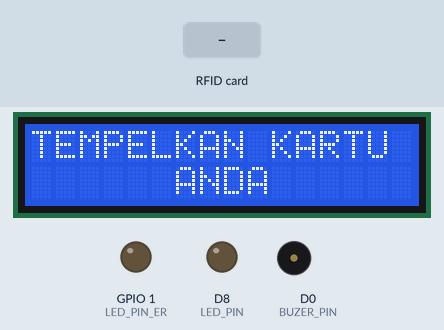
Recording of a sketch running on a simulated ESP8266 (NodeMCU). Shown: 16×2 character LCD, output pins drawn as LEDs (lit = HIGH), buzzer (waves = sounding, pin HIGH). The inputs (shaded band) are chosen by the test bench. WiFi joins after 1.5 s; servers stay silent unless stated; uploads are accepted with an empty reply; what the sketch prints to the serial monitor is not drawn.

Above: at 2.9 s.
3.0 s: RFID card 5E 7A 19 C4 held to the reader
At 3.2 s:
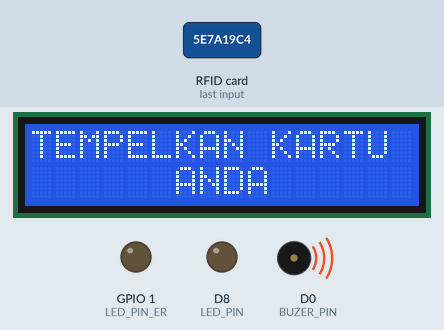
At 5.1 s:
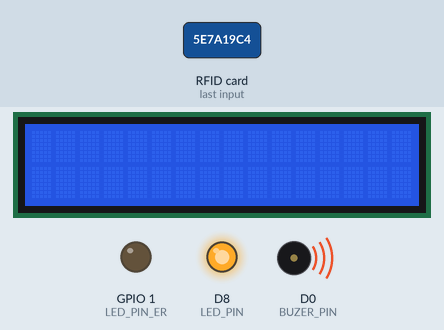
Timing chart, 0 to 7.2 s (numbered marks = the images above; inputs shaded):
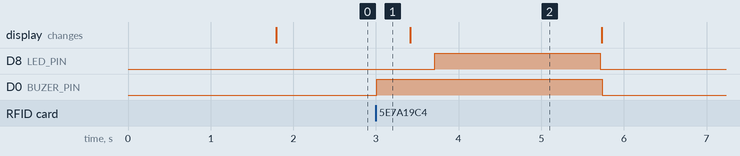

Measured:
- after the input at 3.0 s, D8 (LED_PIN): LOW → HIGH after 0.71 s, → LOW 2.0 s later; D0 (BUZER_PIN): LOW → HIGH at once, → LOW 2.7 s later

The sketch:

AbsenRFID_lcd.ino
```cpp
#include <SPI.h>
#include <MFRC522.h>
#include <Wire.h>

#include <ESP8266HTTPClient.h>
#include <ESP8266WiFi.h>
#include <LiquidCrystal_I2C.h>

LiquidCrystal_I2C lcd(0x27, 16,2);

//Network SSID
const char* ssid = "napa?";
const char* password = "gatauahmales";

//pengenal host (server) = IP Address komputer server
const char* host = "192.168.43.254";

#define LED_PIN 15 //D8
#define LED_PIN_ER 1

//sediakan variabel untuk RFID
#define SDA_PIN 2  //D4
#define RST_PIN 0  //D3
#define BUZER_PIN D0

MFRC522 mfrc522(SDA_PIN, RST_PIN);

void setup() {
  Serial.begin(9600);
  Wire.begin(D2, D1);
  lcd.begin(16,2);
  lcd.init();
  lcd.backlight();

  //setting koneksi wifi
  WiFi.hostname("NodeMCU");
  WiFi.begin(ssid, password);

  //cek koneksi wifi
  while(WiFi.status() != WL_CONNECTED)
  {
    lcd.setCursor(0,0);
    lcd.print("===CONNECTING===");
    lcd.setCursor(0,1);
    lcd.print("====TO  WIFI====");
    //progress sedang mencari WiFi
    delay(500);
    Serial.print(".");
  }

  Serial.println("Wifi Connected");
  Serial.println("IP Address : ");
  Serial.println(WiFi.localIP());

  pinMode(LED_PIN, OUTPUT);
  pinMode(LED_PIN_ER, OUTPUT);
  pinMode(BUZER_PIN, OUTPUT);

  SPI.begin();
  mfrc522.PCD_Init();
  lcd.clear();
  lcd.setCursor(0,0);
  lcd.print("TEMPELKAN KARTU");
  lcd.setCursor(6,1);
  lcd.print("ANDA");
  Serial.println("Dekatkan Kartu RFID Anda ke Reader");
}

void loop() {
  while(WiFi.status() != WL_CONNECTED)
  {
    lcd.setCursor(0,0);
    lcd.print("====WIFI NOT====");
    lcd.setCursor(0,1);
    lcd.print("===CONNECTED.===");
    digitalWrite(BUZER_PIN,HIGH);
    digitalWrite(LED_PIN_ER,HIGH);
    //progress sedang mencari WiFi
    delay(500);
    digitalWrite(BUZER_PIN,LOW);
    Serial.print(".");
  }
  //baca status pin button kemudian uji
  digitalWrite(LED_PIN_ER, LOW);
  digitalWrite(LED_PIN, LOW);
  digitalWrite(BUZER_PIN, LOW);

  if(! mfrc522.PICC_IsNewCardPresent())
     return ;

  if(! mfrc522.PICC_ReadCardSerial())
     return ;

  String IDTAG = "";
  for(byte i=0; i<mfrc522.uid.size; i++)
  {
      IDTAG += mfrc522.uid.uidByte[i];
  }

  //nyalakan lampu LED
  digitalWrite(BUZER_PIN, HIGH);

  //kirim nomor kartu RFID untuk disimpan ke tabel tmprfid
  WiFiClient client;
  WiFiClient client1;
  const int httpPort = 443;
  if(!client.connect(host, httpPort))
  {
     lcd.clear();
     lcd.setCursor(6,0);
     lcd.print("GAGAL");
     lcd.setCursor(6,1);
     lcd.print("ABSEN");
     digitalWrite(LED_PIN_ER, HIGH);
     delay(2000);
     digitalWrite(LED_PIN_ER, LOW);
     lcd.clear();
     lcd.setCursor(0,0);
     lcd.print("TEMPELKAN KARTU");
     lcd.setCursor(6,1);
     lcd.print("ANDA");
     Serial.println("Connection Failed");
     return;
  }

  String Link;
  HTTPClient http;
  Link = "http://192.168.43.254/rfidweb/kirimkartu.php?nokartu=" + IDTAG;
  http.begin(client,Link);

  int httpCode = http.GET();
  String payload = http.getString();

  lcd.clear();
  lcd.setCursor(0,0);
  lcd.print(payload);

  Serial.println(payload);
  http.end();

  delay(100);
  String Link1;
  HTTPClient http1;
  Link1 = "http://192.168.43.254/rfidweb/kirimnama.php?nokartu=" + IDTAG;
  http1.begin(client1,Link1);
  int httpCode1 = http1.GET();
  String nama = http1.getString();
  lcd.setCursor(0,1);
  lcd.print(nama);
  http1.end();
  digitalWrite(LED_PIN, HIGH);
  delay(2000);
  digitalWrite(LED_PIN, LOW);
  lcd.clear();
  lcd.setCursor(0,0);
  lcd.print("TEMPELKAN KARTU");
  lcd.setCursor(6,1);
  lcd.print("ANDA");
}
```
